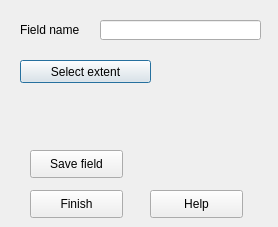
<?xml version="1.0" encoding="UTF-8"?>
<ui version="4.0">
 <class>CreateGuideFileBase</class>
 <widget class="QDialog" name="CreateGuideFileBase">
  <property name="geometry">
   <rect>
    <x>0</x>
    <y>0</y>
    <width>278</width>
    <height>227</height>
   </rect>
  </property>
  <property name="windowTitle">
   <string>Add field</string>
  </property>
  <property name="locale">
   <locale language="English" country="UnitedKingdom"/>
  </property>
  <widget class="QLabel" name="label_5">
   <property name="geometry">
    <rect>
     <x>20</x>
     <y>20</y>
     <width>91</width>
     <height>20</height>
    </rect>
   </property>
   <property name="text">
    <string>Field name</string>
   </property>
  </widget>
  <widget class="QPushButton" name="PBSelectExtent">
   <property name="geometry">
    <rect>
     <x>20</x>
     <y>60</y>
     <width>131</width>
     <height>23</height>
    </rect>
   </property>
   <property name="text">
    <string>Select extent</string>
   </property>
  </widget>
  <widget class="QLineEdit" name="LEFieldName">
   <property name="geometry">
    <rect>
     <x>100</x>
     <y>20</y>
     <width>161</width>
     <height>20</height>
    </rect>
   </property>
   <property name="text">
    <string/>
   </property>
  </widget>
  <widget class="QPushButton" name="PBHelp">
   <property name="geometry">
    <rect>
     <x>150</x>
     <y>190</y>
     <width>93</width>
     <height>28</height>
    </rect>
   </property>
   <property name="text">
    <string>Help</string>
   </property>
  </widget>
  <widget class="QPushButton" name="PBSave">
   <property name="geometry">
    <rect>
     <x>30</x>
     <y>150</y>
     <width>93</width>
     <height>28</height>
    </rect>
   </property>
   <property name="text">
    <string>Save field</string>
   </property>
  </widget>
  <widget class="QPushButton" name="PBQuit">
   <property name="geometry">
    <rect>
     <x>30</x>
     <y>190</y>
     <width>93</width>
     <height>28</height>
    </rect>
   </property>
   <property name="text">
    <string>Finish</string>
   </property>
  </widget>
 </widget>
 <resources/>
 <connections/>
</ui>
